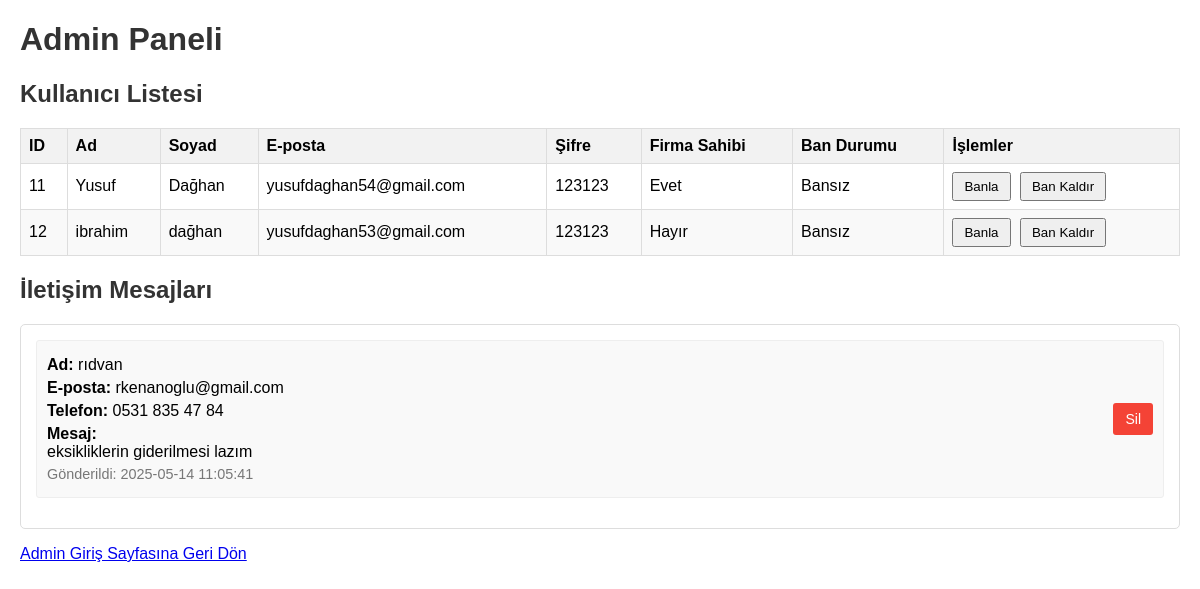
The page /admin_paneli.php (signed in) on the database its author committed.
### tables this page shows
CREATE TABLE `kullanicilar` (
  `kullanici_id` int(11) NOT NULL,
  `ad` varchar(255) NOT NULL,
  `soyad` varchar(255) NOT NULL,
  `eposta` varchar(255) NOT NULL,
  `telefon` varchar(20) DEFAULT NULL,
  `sifre` varchar(255) NOT NULL,
  `firma_sahibi` tinyint(1) DEFAULT 0,
  `firma_adi` varchar(255) DEFAULT NULL,
  `firma_meslek` varchar(255) DEFAULT NULL,
  `kayit_tarihi` timestamp NOT NULL DEFAULT current_timestamp(),
  `ban` tinyint(1) DEFAULT 0
);

CREATE TABLE `iletisim_mesajlari` (
  `id` int(11) NOT NULL,
  `ad` varchar(255) NOT NULL,
  `eposta` varchar(255) NOT NULL,
  `telefon` varchar(20) DEFAULT NULL,
  `mesaj` text NOT NULL,
  `olusturma_zamani` timestamp NOT NULL DEFAULT current_timestamp()
);

### admin_paneli.php (the view, shortened to what this page needs)
<?php
require_once 'db.php';
try {
    $stmt_kullanicilar = $db->prepare("SELECT * FROM kullanicilar");
    $stmt_kullanicilar->execute();
    $kullanicilar = $stmt_kullanicilar->fetchAll(PDO::FETCH_ASSOC);
    $stmt_iletisim = $db->prepare("SELECT * FROM iletisim_mesajlari ORDER BY olusturma_zamani DESC");
    $stmt_iletisim->execute();
    $iletisim_mesajlari = $stmt_iletisim->fetchAll(PDO::FETCH_ASSOC);
} catch (PDOException $e) {
    $hata_mesaji = "Veritabanı hatası: " . $e->getMessage();
}
?>
<!DOCTYPE html>
<html>
<head>
</head>
<body>
    <h1>Admin Paneli</h1>
    <h2>Kullanıcı Listesi</h2>
    <?php if (!empty($kullanicilar)): ?>
        <table>
            <thead>
                <tr>
                    <th>ID</th>
                    <th>Ad</th>
                    <th>Soyad</th>
                    <th>E-posta</th>
                    <th>Şifre</th>
                    <th>Firma Sahibi</th>
                    <th>Ban Durumu</th>
                    <th>İşlemler</th>
                </tr>
            </thead>
            <tbody>
                <?php foreach ($kullanicilar as $kullanici): ?>
                    <tr>
                        <td><?php echo htmlspecialchars($kullanici['kullanici_id']); ?></td>
                        <td><?php echo htmlspecialchars($kullanici['ad']); ?></td>
                        <td><?php echo htmlspecialchars($kullanici['soyad']); ?></td>
                        <td><?php echo htmlspecialchars($kullanici['eposta']); ?></td>
                        <td><?php echo htmlspecialchars($kullanici['sifre']); ?></td>
                        <td><?php echo htmlspecialchars($kullanici['firma_sahibi'] ? 'Evet' : 'Hayır'); ?></td>
                        <td class="<?php echo $kullanici['ban'] ? 'banli' : ''; ?>">
                            <?php echo $kullanici['ban'] ? 'Banlı' : 'Bansız'; ?>
                        </td>
                        <td class="action-buttons">
                            <form method="post" style="display:inline;">
                                <button type="submit" onclick="return confirm('Bu kullanıcıyı banlamak istediğinizden emin misiniz?')">Banla</button>
                            </form>
                            <form method="post" style="display:inline;">
                                <button type="submit" onclick="return confirm('Bu kullanıcının banını kaldırmak istediğinizden emin misiniz?')">Ban Kaldır</button>
                            </form>
                        </td>
                    </tr>
                <?php endforeach; ?>
            </tbody>
        </table>
    <?php else: ?>
        <p>Kullanıcı bulunamadı.</p>
    <?php endif; ?>
    <h2>İletişim Mesajları</h2>
    <?php if (!empty($iletisim_mesajlari)): ?>
        <div class="iletisim-mesajlari">
            <?php foreach ($iletisim_mesajlari as $mesaj): ?>
                <div class="mesaj">
                    <div class="mesaj-icerik">
                        <p><strong>Ad:</strong> <?php echo htmlspecialchars($mesaj['ad']); ?></p>
                        <p><strong>E-posta:</strong> <?php echo htmlspecialchars($mesaj['eposta']); ?></p>
                        <?php if (!empty($mesaj['telefon'])): ?>
                            <p><strong>Telefon:</strong> <?php echo htmlspecialchars($mesaj['telefon']); ?></p>
                        <?php endif; ?>
                        <p><strong>Mesaj:</strong><br><?php echo nl2br(htmlspecialchars($mesaj['mesaj'])); ?></p>
                        <p class="bilgi">Gönderildi: <?php echo htmlspecialchars($mesaj['olusturma_zamani']); ?></p>
                    </div>
                    <a href="iletisim_sil.php?id=<?php echo htmlspecialchars($mesaj['id']); ?>" class="sil-butonu" onclick="return confirm('Bu mesajı silmek istediğinizden emin misiniz?')">Sil</a>
                </div>
            <?php endforeach; ?>
        </div>
    <?php else: ?>
        <p>Henüz iletişim mesajı bulunmuyor.</p>
    <?php endif; ?>
    <p><a href="admin_giris.php">Admin Giriş Sayfasına Geri Dön</a></p>
</body>
</html>

### admin_paneli.php (style rules this page uses)
body { font-family: sans-serif; margin: 20px; }
h1, h2 { color: #333; }
table { width: 100%; border-collapse: collapse; margin-top: 20px; }
th, td { border: 1px solid #ddd; padding: 8px; text-align: left; }
th { background-color: #f2f2f2; }
tr:nth-child(even) { background-color: #f9f9f9; }
.action-buttons button { margin-right: 5px; padding: 5px 10px; cursor: pointer; }
.iletisim-mesajlari { margin-top: 20px; border: 1px solid #ddd; border-radius: 5px; padding: 15px; }
.mesaj { margin-bottom: 15px; padding: 10px; border: 1px solid #eee; border-radius: 3px; background-color: #f9f9f9; display: flex; justify-content: space-between; align-items: center; }
.mesaj p { margin: 5px 0; }
.mesaj .bilgi { font-size: 0.9em; color: #777; }
.sil-butonu { background-color: #f44336; color: white; border: none; padding: 8px 12px; text-align: center; text-decoration: none; display: inline-block; font-size: 14px; cursor: pointer; border-radius: 3px; margin-left: 10px; }

### rows shown on the page
kullanicilar: kullanici_id "11", ad "Yusuf", soyad "Dağhan", eposta "yusufdaghan54@gmail.com", sifre "123123", firma_sahibi "Evet", ban "Bansız"
kullanicilar: kullanici_id "12", ad "ibrahim", soyad "dağhan", eposta "yusufdaghan53@gmail.com", sifre "123123", firma_sahibi "Hayır", ban "Bansız"
iletisim_mesajlari: ad "rıdvan", eposta "rkenanoglu@gmail.com", telefon "0531 835 47 84", mesaj "eksikliklerin giderilmesi lazım", olusturma_zamani "2025-05-14 11:05:41"
